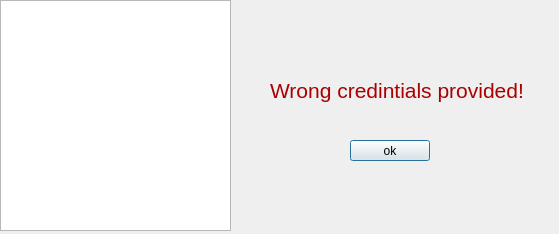
<?xml version="1.0" encoding="UTF-8"?>
<ui version="4.0">
 <class>Dialog</class>
 <widget class="QDialog" name="Dialog">
  <property name="geometry">
   <rect>
    <x>0</x>
    <y>0</y>
    <width>559</width>
    <height>234</height>
   </rect>
  </property>
  <property name="windowTitle">
   <string>Dialog</string>
  </property>
  <widget class="QLabel" name="label">
   <property name="geometry">
    <rect>
     <x>270</x>
     <y>70</y>
     <width>291</width>
     <height>41</height>
    </rect>
   </property>
   <property name="font">
    <font>
     <pointsize>16</pointsize>
    </font>
   </property>
   <property name="text">
    <string>&lt;html&gt;&lt;head/&gt;&lt;body&gt;&lt;p&gt;&lt;span style=&quot; color:#aa0000;&quot;&gt;Wrong credintials provided!&lt;/span&gt;&lt;/p&gt;&lt;/body&gt;&lt;/html&gt;</string>
   </property>
  </widget>
  <widget class="QPushButton" name="pushButton">
   <property name="geometry">
    <rect>
     <x>350</x>
     <y>140</y>
     <width>80</width>
     <height>21</height>
    </rect>
   </property>
   <property name="text">
    <string>ok</string>
   </property>
  </widget>
  <widget class="QGraphicsView" name="graphicsView">
   <property name="geometry">
    <rect>
     <x>0</x>
     <y>0</y>
     <width>231</width>
     <height>231</height>
    </rect>
   </property>
   <property name="styleSheet">
    <string notr="true">background-image: url(:/new/prefix1/302cde539d24750e0a4fd85d17d8cf01--wallpaper-pictures-pretty-pictures.jpg);

height:100%;
width:100%;
</string>
   </property>
  </widget>
 </widget>
 <resources/>
 <connections/>
</ui>
